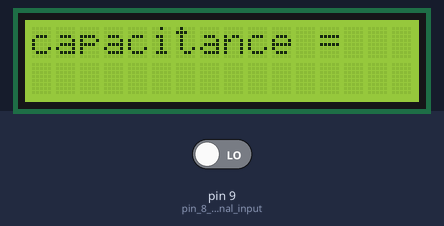
A sketch run on a simulated Arduino Uno, built with avr-gcc and run on an emulated ATmega328P. On the bench: 16×2 character LCD. The inputs (shaded band) are chosen by the test bench; at power-on: pin 9 (pin_8_as_signal_input) LOW.

Above: at 0.1 s.
At 10.1 s:
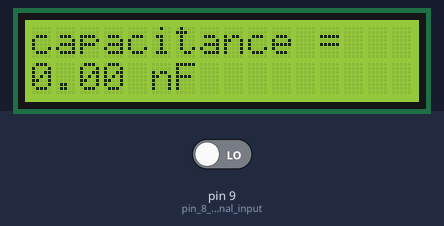

The sketch:

sensor.ino
```cpp
#include <LiquidCrystal.h>
LiquidCrystal lcd(A0 ,A1 ,A2 ,A3 ,A4 ,A5 );
int32_t Htime;
int32_t Ltime;

float Ttime;
float frequency;
float capacitance;


int state = 0;  // Tạo biến sự kiện để điều khiển Arduino
                // Tạo 2 biến để xác định thời gian thực trên Arduino
long time_now = 0;
long time_start = 0;
//float random_number();  // Tạo Random, giả lập dữ liệu cảm biến và đếm thời gian thực


void setup() {
  pinMode(9,INPUT);            //pin 8 as signal input
    lcd.begin(16, 2);
    lcd.setCursor(0,0);
    lcd.print("capacitance =");
  Serial.begin(9600);   // Khởi tạo giao thức Serial, mình chọn baudrate là 9600

}

void loop() {
  random_number();
  // Điều khiển Arduino qua giá trị của biến state
    if(Serial.available())
    {
        char temp = Serial.read();
        if(temp == '0')
            state = 0;
        else if(temp == '1')
            state = 1;
        else if(temp == '2')
            state = 2;

    }

    // Thực thi các trường hợp với các giá trị của biến state
    switch(state)
    {
        // state = 0: dừng Arduino
        case 0:
        break;
        // state = 1: thực thi hàm tạo Random, xuất dữ liệu và thời gian thực qua Serial, phân tách nhau bởi ký tự gạch đứng “|”
        case 1:
            random_number();
            Serial.print(time_now);
            Serial.print("|");
            Serial.println(capacitance);
        break;
        // state = 2: Reset dữ liệu và thời gian về 0
        case 2:
            capacitance = 0;
            time_now = 0;
            state = 0;
        break;
    }
}
float random_number()
{
    time_start = millis();
    for (int i=0;i<5;i++)        //measure time duration five times
    {
        Ltime=(pulseIn(9,HIGH)+Ltime)/2;        //get average for each cycle
        Htime=(pulseIn(9,LOW)+Htime)/2;
    }
    Ttime = Htime+Ltime;
    frequency=1000000/Ttime;

    capacitance = (1.44*1000000000)/(20800*frequency);   //calculating the Capacitance in nF
   if(capacitance<=200000&&capacitance>=100000)//Hieu chinh...can chinh
   {
     capacitance=capacitance*1,056667302;
   }
   if(capacitance<=400&&capacitance>=100)
   {
     capacitance=capacitance*1,142312128;
   }
    if(capacitance<=20000&&capacitance>=10000)
   {
     capacitance=capacitance*1,145565131;
   }
   lcd.setCursor(0,1);
   lcd.print(capacitance);
   lcd.print(" nF   ");
    delay(100);
    time_now = time_now + millis() - time_start;
}
```
